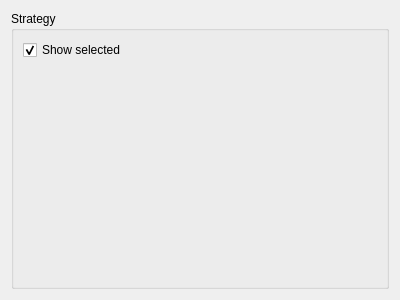
<?xml version="1.0" encoding="UTF-8"?>
<ui version="4.0">
 <class>wdgInvestmentOperationsSelector</class>
 <widget class="QWidget" name="wdgInvestmentOperationsSelector">
  <property name="geometry">
   <rect>
    <x>0</x>
    <y>0</y>
    <width>400</width>
    <height>300</height>
   </rect>
  </property>
  <property name="windowTitle">
   <string>Form</string>
  </property>
  <layout class="QHBoxLayout" name="horizontalLayout_2">
   <item>
    <widget class="QGroupBox" name="grp">
     <property name="title">
      <string>Strategy</string>
     </property>
     <layout class="QHBoxLayout" name="horizontalLayout">
      <item>
       <layout class="QVBoxLayout" name="verticalLayout">
        <item>
         <widget class="QCheckBox" name="chkShowSelected">
          <property name="text">
           <string>Show selected</string>
          </property>
          <property name="checked">
           <bool>true</bool>
          </property>
         </widget>
        </item>
        <item>
         <widget class="wdgProductSelector" name="wdgProductSelector" native="true"/>
        </item>
        <item>
         <widget class="mqtwObjects" name="mqtwOperations" native="true"/>
        </item>
       </layout>
      </item>
     </layout>
    </widget>
   </item>
  </layout>
 </widget>
 <customwidgets>
  <customwidget>
   <class>wdgProductSelector</class>
   <extends>QWidget</extends>
   <header location="global">wdgProductSelector</header>
   <container>1</container>
  </customwidget>
  <customwidget>
   <class>mqtwObjects</class>
   <extends>QWidget</extends>
   <header location="global">myqtablewidget</header>
   <container>1</container>
  </customwidget>
 </customwidgets>
 <resources/>
 <connections/>
</ui>
